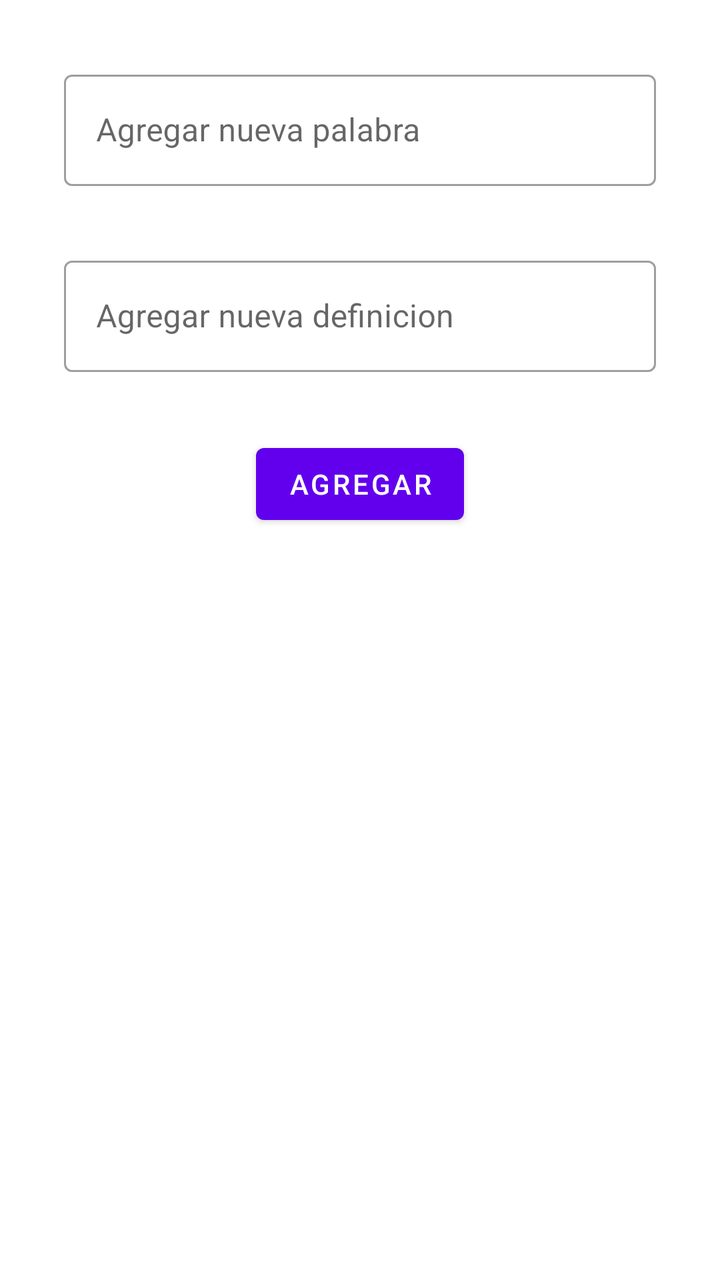
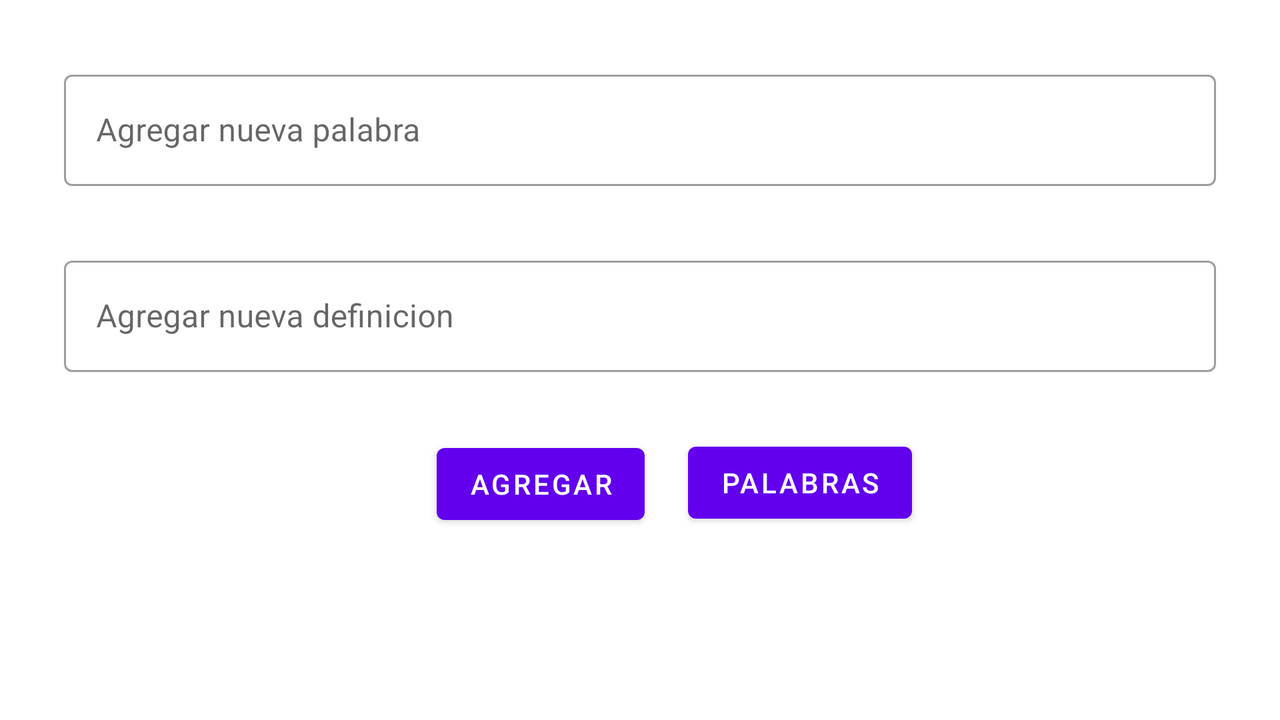

The same Android screen from two of the app's own layout files: first res/layout/ as a phone draws it, then the repository's variant for another configuration, drawn on a device whose configuration selects that folder. Both files follow.
<!-- AndroidManifest.xml: application theme Theme.DummyDictionary -->
<!-- res/layout/fragment_add_word.xml -->
<?xml version="1.0" encoding="utf-8"?>
<layout xmlns:android="http://schemas.android.com/apk/res/android"
    xmlns:tools="http://schemas.android.com/tools"
    xmlns:app="http://schemas.android.com/apk/res-auto">

    <data>

    </data>

    <LinearLayout
        android:layout_width="match_parent"
        android:layout_height="match_parent"
        android:orientation="vertical"
        tools:context=".AddWordFragment">

        <com.google.android.material.textfield.TextInputLayout
            style="@style/Widget.MaterialComponents.TextInputLayout.OutlinedBox"
            android:id="@+id/newAddWord"
            android:layout_width="match_parent"
            android:layout_height="wrap_content"
            android:layout_marginStart="32dp"
            android:layout_marginTop="32dp"
            android:layout_marginEnd="32dp"
            android:hint="@string/text_word"
            app:startIconDrawable="@drawable/ic_baseline_text_fields"
            tools:ignore="MissingConstraints">

            <com.google.android.material.textfield.TextInputEditText
                android:id="@+id/textInputWord"
                android:maxLength="20"
                android:layout_width="match_parent"
                android:layout_height="wrap_content" />
        </com.google.android.material.textfield.TextInputLayout>

        <com.google.android.material.textfield.TextInputLayout
            style="@style/Widget.MaterialComponents.TextInputLayout.OutlinedBox"
            android:id="@+id/newDefinition"
            android:layout_width="match_parent"
            android:layout_height="wrap_content"
            android:layout_marginStart="32dp"
            android:layout_marginTop="32dp"
            android:layout_marginEnd="32dp"
            android:hint="@string/text_definition"
            app:layout_constraintTop_toBottomOf="@+id/newAddWord"
            app:startIconDrawable="@drawable/ic_baseline_textsms">

            <com.google.android.material.textfield.TextInputEditText
                android:id="@+id/textInputDefincion"
                android:maxLength="20"
                android:layout_width="match_parent"
                android:layout_height="wrap_content" />
        </com.google.android.material.textfield.TextInputLayout>

        
        <Button
            android:id="@+id/ButtonAdd"
            android:layout_width="wrap_content"
            android:layout_height="wrap_content"
            android:layout_gravity="center"
            android:text="@string/text"
            android:layout_marginTop="32dp" />
    </LinearLayout>
</layout>
<!-- resources referenced by this layout -->
<resources>
  <string name="text">Agregar</string>
  <string name="text_definition">Agregar nueva definicion</string>
  <string name="text_word">Agregar nueva palabra</string>
  <style name="Theme.DummyDictionary" parent="Theme.MaterialComponents.DayNight.DarkActionBar">
          
          <item name="colorPrimary">@color/purple_500</item>
          <item name="colorPrimaryVariant">@color/purple_700</item>
          <item name="colorOnPrimary">@color/white</item>
          
          <item name="colorSecondary">@color/teal_200</item>
          <item name="colorSecondaryVariant">@color/teal_700</item>
          <item name="colorOnSecondary">@color/black</item>
          
          <item name="android:statusBarColor" tools:targetApi="l">?attr/colorPrimaryVariant</item>
      </style>
</resources>
<!-- res/layout-land/fragment_add_word.xml (the repository's variant of the layout above) -->
<!-- drawn on the phone turned sideways -->
<?xml version="1.0" encoding="utf-8"?>
<layout xmlns:android="http://schemas.android.com/apk/res/android"
    xmlns:tools="http://schemas.android.com/tools"
    xmlns:app="http://schemas.android.com/apk/res-auto">

    <data>
        <variable
            name="viewmodel"
            type="com.naldana.dummydictionary.viewmodel.WordViewModel" />
    </data>

    <LinearLayout
        android:layout_width="match_parent"
        android:layout_height="match_parent"
        android:orientation="vertical"
        tools:context=".AddWordFragment">

        <com.google.android.material.textfield.TextInputLayout
            style="@style/Widget.MaterialComponents.TextInputLayout.OutlinedBox"
            android:id="@+id/newAddWord"
            android:layout_width="match_parent"
            android:layout_height="wrap_content"
            android:layout_marginStart="32dp"
            android:layout_marginTop="32dp"
            android:layout_marginEnd="32dp"
            android:hint="@string/text_word"
            app:startIconDrawable="@drawable/ic_baseline_text_fields"
            tools:ignore="MissingConstraints">

            <com.google.android.material.textfield.TextInputEditText
                android:id="@+id/textInputWord"
                android:maxLength="20"
                android:layout_width="match_parent"
                android:layout_height="wrap_content" />
        </com.google.android.material.textfield.TextInputLayout>

        <com.google.android.material.textfield.TextInputLayout
            style="@style/Widget.MaterialComponents.TextInputLayout.OutlinedBox"
            android:id="@+id/newDefinition"
            android:layout_width="match_parent"
            android:layout_height="wrap_content"
            android:layout_marginStart="32dp"
            android:layout_marginTop="32dp"
            android:layout_marginEnd="32dp"
            android:hint="@string/text_definition"
            app:layout_constraintTop_toBottomOf="@+id/newAddWord"
            app:startIconDrawable="@drawable/ic_baseline_textsms">

            <com.google.android.material.textfield.TextInputEditText
                android:id="@+id/textInputDefincion"
                android:maxLength="20"
                android:layout_width="match_parent"
                android:layout_height="wrap_content" />
        </com.google.android.material.textfield.TextInputLayout>

        
        <Button
            android:id="@+id/ButtonAdd"
            android:layout_width="wrap_content"
            android:layout_height="wrap_content"
            android:layout_marginLeft="-50dp"
            android:layout_gravity="center"
            android:text="@string/text"
            android:layout_marginTop="32dp" />
        <Button
            android:id="@+id/ButtonList"
            android:layout_width="wrap_content"
            android:layout_marginLeft="80dp"
            android:layout_gravity="center"
            android:layout_height="wrap_content"
            android:text="Palabras"
            android:layout_marginTop="-49dp" />
    </LinearLayout>
</layout>
